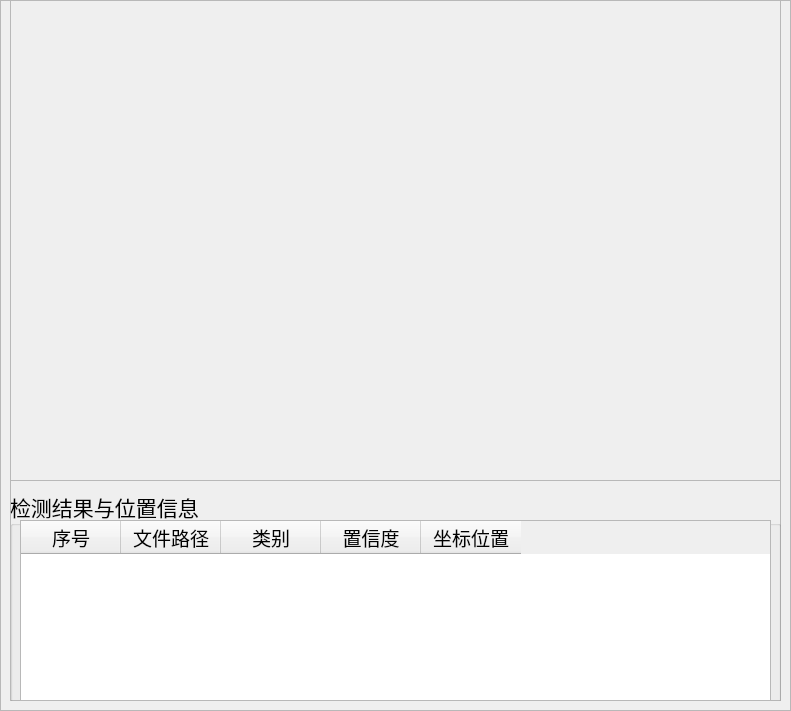
   <widget class="QFrame" name="frame">
    <property name="geometry">
     <rect>
      <x>10</x>
      <y>100</y>
      <width>791</width>
      <height>711</height>
     </rect>
    </property>
    <property name="frameShape">
     <enum>QFrame::StyledPanel</enum>
    </property>
    <property name="frameShadow">
     <enum>QFrame::Raised</enum>
    </property>
    <widget class="QFrame" name="frame_2">
     <property name="geometry">
      <rect>
       <x>10</x>
       <y>0</y>
       <width>771</width>
       <height>481</height>
      </rect>
     </property>
     <property name="frameShape">
      <enum>QFrame::StyledPanel</enum>
     </property>
     <property name="frameShadow">
      <enum>QFrame::Raised</enum>
     </property>
     <widget class="QLabel" name="label_show">
      <property name="geometry">
       <rect>
        <x>0</x>
        <y>0</y>
        <width>770</width>
        <height>480</height>
       </rect>
      </property>
      <property name="minimumSize">
       <size>
        <width>770</width>
        <height>480</height>
       </size>
      </property>
      <property name="maximumSize">
       <size>
        <width>770</width>
        <height>480</height>
       </size>
      </property>
      <property name="styleSheet">
       <string notr="true">border-image: url(:/icons/ui_imgs/11.png);</string>
      </property>
      <property name="text">
       <string/>
      </property>
     </widget>
    </widget>
    <widget class="QFrame" name="frame_3">
     <property name="geometry">
      <rect>
       <x>10</x>
       <y>480</y>
       <width>771</width>
       <height>221</height>
      </rect>
     </property>
     <property name="frameShape">
      <enum>QFrame::StyledPanel</enum>
     </property>
     <property name="frameShadow">
      <enum>QFrame::Raised</enum>
     </property>
     <widget class="QGroupBox" name="groupBox_3">
      <property name="geometry">
       <rect>
        <x>0</x>
        <y>10</y>
        <width>771</width>
        <height>221</height>
       </rect>
      </property>
      <property name="font">
       <font>
        <family>华文楷体</family>
        <pointsize>16</pointsize>
       </font>
      </property>
      <property name="title">
       <string>检测结果与位置信息</string>
      </property>
      <widget class="QTableWidget" name="tableWidget">
       <property name="geometry">
        <rect>
         <x>10</x>
         <y>30</y>
         <width>751</width>
         <height>181</height>
        </rect>
       </property>
       <property name="font">
        <font>
         <family>华文楷体</family>
         <pointsize>14</pointsize>
        </font>
       </property>
       <column>
        <property name="text">
         <string>序号</string>
        </property>
       </column>
       <column>
        <property name="text">
         <string>文件路径</string>
        </property>
       </column>
       <column>
        <property name="text">
         <string>类别</string>
        </property>
       </column>
       <column>
        <property name="text">
         <string>置信度</string>
        </property>
       </column>
       <column>
        <property name="text">
         <string>坐标位置</string>
        </property>
       </column>
      </widget>
     </widget>
    </widget>
   </widget>
